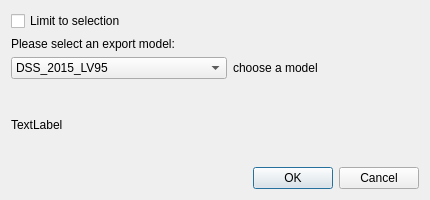
<?xml version="1.0" encoding="UTF-8"?>
<ui version="4.0">
 <class>Dialog</class>
 <widget class="QDialog" name="Dialog">
  <property name="geometry">
   <rect>
    <x>0</x>
    <y>0</y>
    <width>430</width>
    <height>200</height>
   </rect>
  </property>
  <property name="sizePolicy">
   <sizepolicy hsizetype="MinimumExpanding" vsizetype="MinimumExpanding">
    <horstretch>0</horstretch>
    <verstretch>0</verstretch>
   </sizepolicy>
  </property>
  <property name="minimumSize">
   <size>
    <width>400</width>
    <height>200</height>
   </size>
  </property>
  <property name="windowTitle">
   <string>QGEP INTERLIS export</string>
  </property>
  <layout class="QVBoxLayout" name="verticalLayout">
   <item>
    <layout class="QFormLayout" name="formLayout">
     <item row="0" column="0" colspan="2">
      <widget class="QCheckBox" name="limit_checkbox">
       <property name="text">
        <string>Limit to selection</string>
       </property>
      </widget>
     </item>
     <item row="1" column="0">
      <widget class="QLabel" name="label">
       <property name="text">
        <string>Please select an export model:</string>
       </property>
      </widget>
     </item>
     <item row="2" column="0">
      <widget class="QComboBox" name="comboBox_modelselection">
       <item>
        <property name="text">
         <string>DSS_2015_LV95</string>
        </property>
       </item>
       <item>
        <property name="text">
         <string>SIA405_ABWASSER_2015_LV95</string>
        </property>
       </item>
      </widget>
     </item>
     <item row="2" column="1">
      <widget class="QLabel" name="labelmodelshortcut">
       <property name="enabled">
        <bool>true</bool>
       </property>
       <property name="text">
        <string>choose a model</string>
       </property>
      </widget>
     </item>
    </layout>
   </item>
   <item>
    <widget class="QLabel" name="label_2">
     <property name="text">
      <string>TextLabel</string>
     </property>
    </widget>
   </item>
   <item>
    <widget class="QDialogButtonBox" name="buttonBox">
     <property name="orientation">
      <enum>Qt::Horizontal</enum>
     </property>
     <property name="standardButtons">
      <set>QDialogButtonBox::Cancel|QDialogButtonBox::Ok</set>
     </property>
    </widget>
   </item>
  </layout>
 </widget>
 <resources/>
 <connections>
  <connection>
   <sender>buttonBox</sender>
   <signal>accepted()</signal>
   <receiver>Dialog</receiver>
   <slot>accept()</slot>
   <hints>
    <hint type="sourcelabel">
     <x>259</x>
     <y>188</y>
    </hint>
    <hint type="destinationlabel">
     <x>157</x>
     <y>274</y>
    </hint>
   </hints>
  </connection>
  <connection>
   <sender>buttonBox</sender>
   <signal>rejected()</signal>
   <receiver>Dialog</receiver>
   <slot>reject()</slot>
   <hints>
    <hint type="sourcelabel">
     <x>327</x>
     <y>188</y>
    </hint>
    <hint type="destinationlabel">
     <x>286</x>
     <y>274</y>
    </hint>
   </hints>
  </connection>
  <connection>
   <sender>comboBox_modelselection</sender>
   <signal>currentIndexChanged(QString)</signal>
   <receiver>labelmodelshortcut</receiver>
   <slot>setText(QString)</slot>
   <hints>
    <hint type="sourcelabel">
     <x>56</x>
     <y>136</y>
    </hint>
    <hint type="destinationlabel">
     <x>243</x>
     <y>139</y>
    </hint>
   </hints>
  </connection>
 </connections>
</ui>
